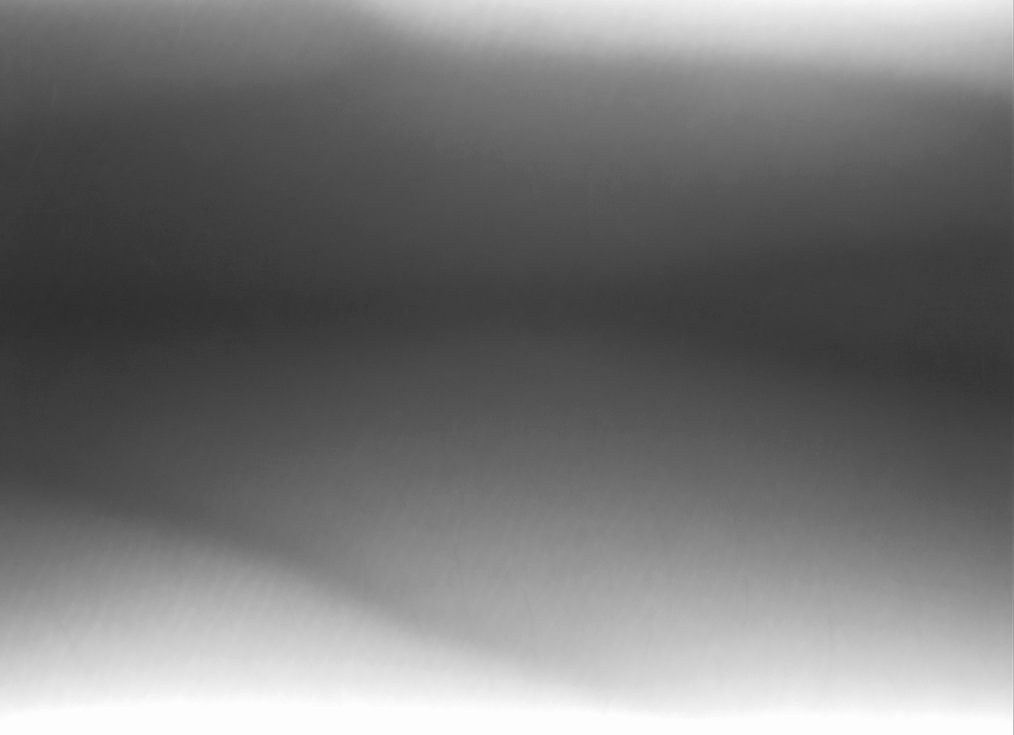
#> input picture images/image_1639925790.png, 2028 x 1470 px (shown at 1/2 size); its folder holds only this picture in this run
$ jupyter execute 'image processing.ipynb'
#> lines starting #> are read from the running program, lines starting #| are printed output that depends on the picture; after the words box and inside, x2 and y2 are one past the last pixel; in counts of white or black regions, pixels touching at a corner belong together
[cell 1]
# import images
# loop images
# proccess

[cell 2]
import cv2
import os
import numpy as np
import matplotlib.pyplot as plt
import math
from keras.preprocessing import image

[cell 3]
images_dir = "images"

[cell 4]
def load_images_from_folder(folder):
#> called with folder = 'images'
    images = []
    for filename in os.listdir(folder):
        img = cv2.imread(os.path.join(folder,filename))
#> img is the input picture: shape (1470, 2028, 3); min 36, max 255, mean 118.8
        if img is not None:
            size = img.shape
#> size = (1470, 2028, 3)
            size = (int(size[1]/3), int(size[0]/3))
#> size = (676, 490)
            resized_img = cv2.resize(img, size, interpolation= cv2.INTER_LINEAR)
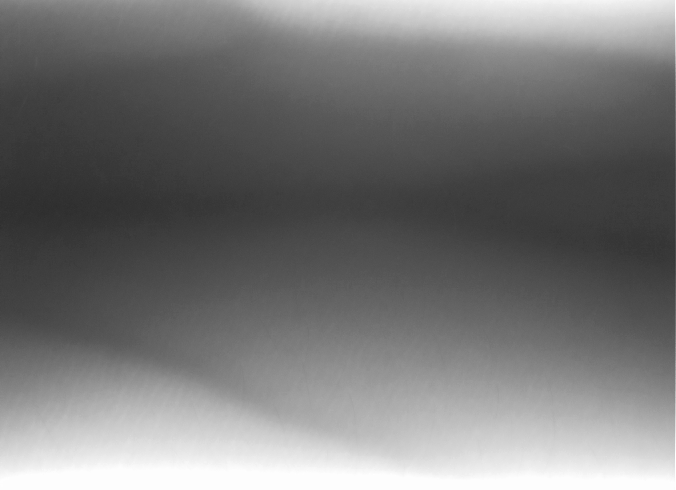
#> resized_img: shape (490, 676, 3); min 45, max 255, mean 118.9
            images.append(resized_img)
    return images

images = load_images_from_folder(images_dir)
#> images = 1 item

[cell 5]
def histogram_stretching(img):
    stretching_constant = 255/(img.max() - img.min())
    return ((img - img.min()) * stretching_constant).astype("uint8")

def histogram_stretching_plus(img):
    new_cols = []
    for col in img.T:
        stretching_constant = 255/(col.max() - col.min())
        new_cols.append((col - col.min()) * stretching_constant)
    return (np.array(new_cols).T).astype(int)

def mean_subtraction(img):
    row_mean = np.mean(img, axis=1)
    mean_background = np.array([[mean for i in range(img.shape[1])] for mean in row_mean])
    mean_subtract = img - mean_background
    mean_subtract = mean_subtract.astype("uint8")
    mean_subtract = mean_subtract - mean_subtract.min()
    return mean_subtract

def mean_subtraction_plus(img):
    row_mean = np.mean(img, axis=1)

    mean_background = np.array([[mean for i in range(img.shape[1])] for mean in row_mean]).astype(int)

    mean_subtract = (img - mean_background).astype(int)

    mean_subtract = mean_subtract - mean_subtract.min()

    return mean_subtract.astype(int)

def median_subtraction(img, size):
    median = cv2.medianBlur(img, size)
    subtract = img.astype(int) - median.astype(int)
    final = subtract - subtract.min()
    return final

def crop_image(img, height, width):
    new_img = img[height:img.shape[0]-height, width:img.shape[1]-width]
    return new_img

[cell 6]
vein_segmentations = []
coefficients = []

kernel_open = np.ones((2,2), np.uint8)
kernel_close = np.ones((2,2), np.uint8)

for img in images:
    img = cv2.cvtColor(img, cv2.COLOR_BGR2GRAY)

    #img = mean_subtraction_plus(img)

    #img = median_subtraction(img, 101)

    #img = histogram_stretching(img)

    img = cv2.adaptiveThreshold(img.astype("uint8"), 255, cv2.ADAPTIVE_THRESH_MEAN_C, cv2.THRESH_BINARY, 89, 3)

    img = cv2.bitwise_not(img)

    #img = cv2.erode(img, kernel, iterations = 1)
    #img = cv2.dilate(img, kernel, iterations = 1)

    img = cv2.morphologyEx(img, cv2.MORPH_OPEN, kernel_open)
    img = cv2.morphologyEx(img, cv2.MORPH_CLOSE, kernel_close)

    #img = cv2.medianBlur(img, 5)

    #img = cv2.morphologyEx(img, cv2.MORPH_OPEN, kernel)

    #img = cv2.morphologyEx(img, cv2.MORPH_CLOSE, kernel)

    vein_segmentations.append(img)
#> this loop made 1 pass
#> pass 1, `img = cv2.adaptiveThreshold(img.astype("uint8"), 255, cv2.ADAPTIVE_THR..`:
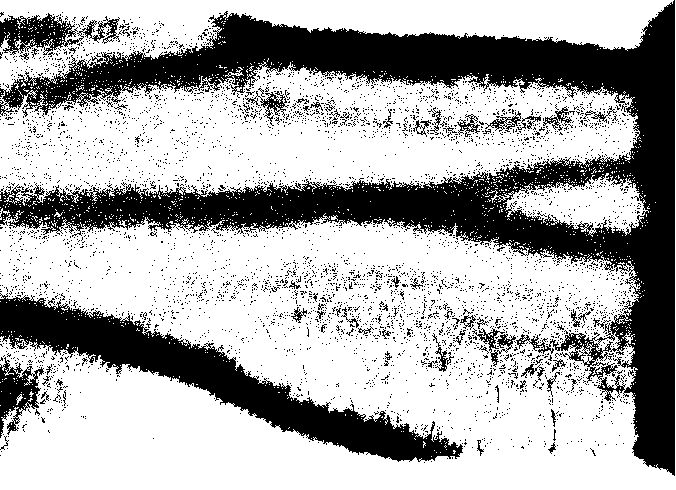
#> img: shape (490, 676); 67.5% white; 4639 black regions (4570 under 20 px), largest, box (x1, y1, x2, y2) and area: (0, 0, 675, 476) 72618, (0, 293, 463, 462) 17934, (0, 13, 120, 55) 2224
#> pass 1, `img = cv2.morphologyEx(img, cv2.MORPH_OPEN, kernel_open)`:
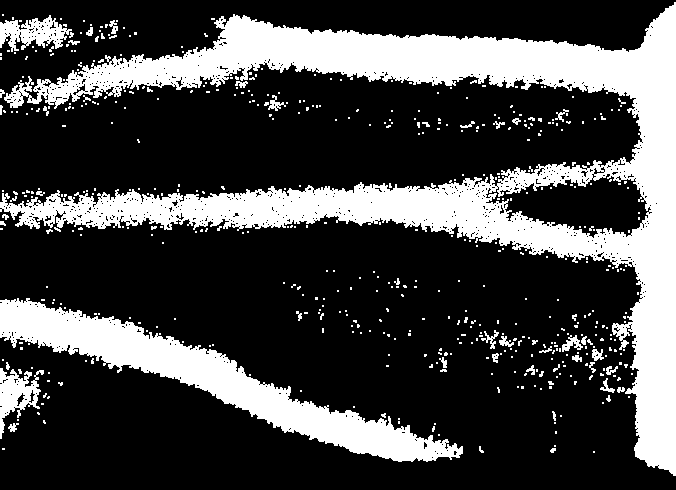
#> img: shape (490, 676); 27% white; 522 white regions (477 under 20 px), largest, box (x1, y1, x2, y2) and area: (0, 2, 676, 476) 64798, (0, 298, 463, 462) 16989, (0, 15, 72, 52) 1404
#> after the loop, vein_segmentations = 1 item

[cell 7]
number = len(vein_segmentations)
#> number = 1

fig = plt.figure(figsize=(16, 16*number/2))
columns = 2
rows = number
#> rows = 1
for i in range(0, number):
    img = vein_segmentations[i]
    fig.add_subplot(rows, columns, i+1)
    plt.imshow(img, cmap="gray")
#> this loop made 1 pass
#> pass 1, `img = vein_segmentations[i]`:
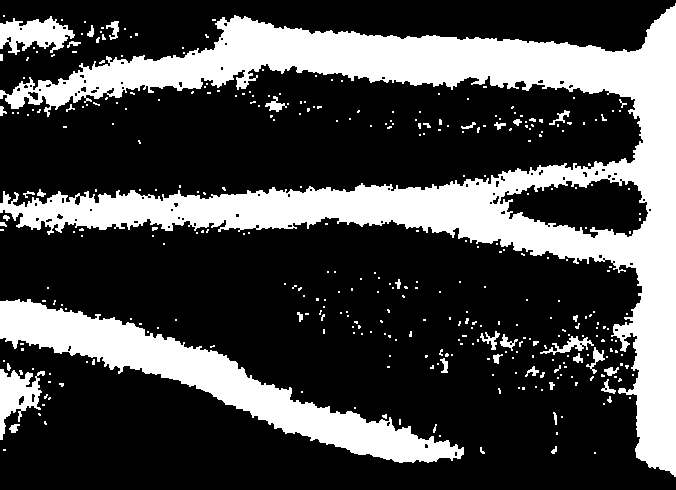
#> img: shape (490, 676); 27.9% white; 360 white regions (317 under 20 px), largest, box (x1, y1, x2, y2) and area: (0, 3, 676, 477) 67536, (0, 299, 464, 463) 17367, (0, 16, 75, 55) 1669
plt.show()

[cell 8]
plt.hist(vein_segmentations[0].ravel(),256,[0,256])
plt.show()
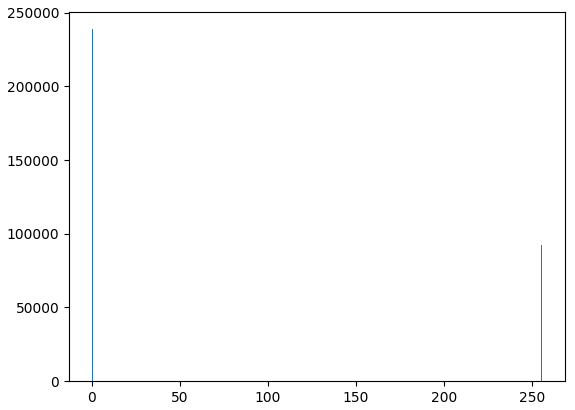
#> figure drawn by matplotlib, 1 panel; tallest bar 238760 high, from x = 0 to 1

$ run again, on images/image_1639925795.png
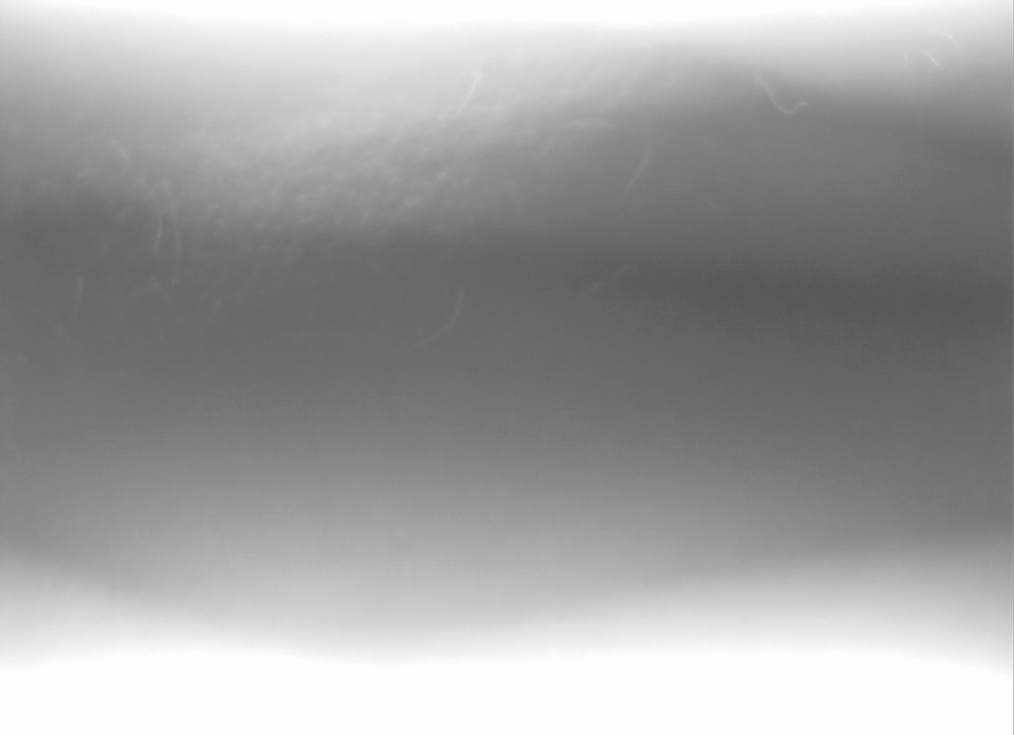
#> input picture images/image_1639925795.png, 2028 x 1470 px (shown at 1/2 size)
#> in load_images_from_folder, img is the input picture: shape (1470, 2028, 3); min 62, max 255, mean 161.6
#> images = 1 item
#> the loop `for img in images:` made 1 pass
#> pass 1, `img = cv2.morphologyEx(img, cv2.MORPH_OPEN, kernel_open)`:
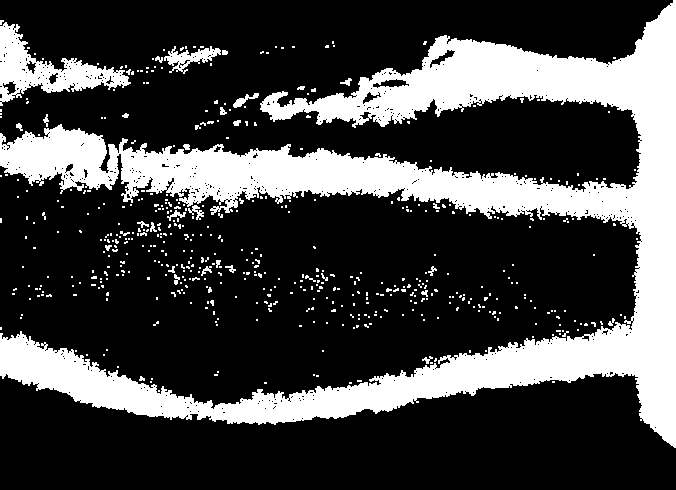
#> img: shape (490, 676); 26.7% white; 523 white regions (489 under 20 px), largest, box (x1, y1, x2, y2) and area: (0, 0, 676, 448) 79553, (0, 22, 131, 106) 3874, (164, 46, 221, 74) 643
#> number = 1
#> `plt.show()`:
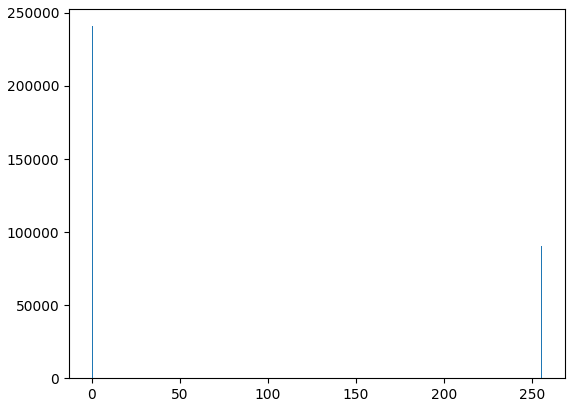
#> figure drawn by matplotlib, 1 panel; tallest bar 240906 high, from x = 0 to 1

$ run again, on images/image_1639925796.png
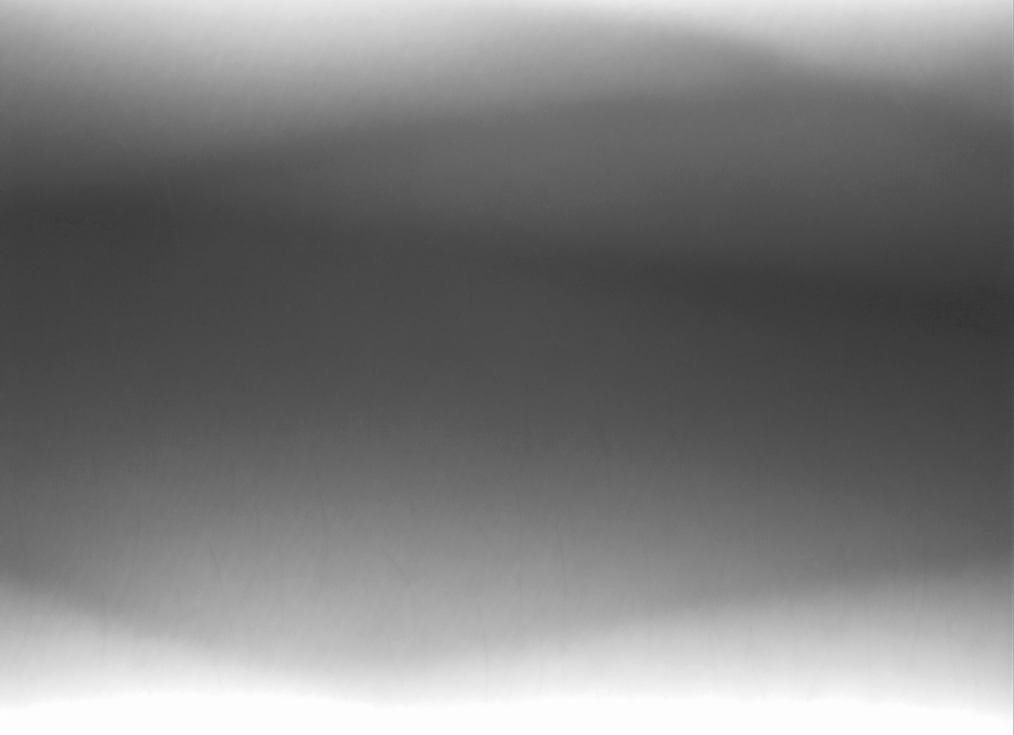
#> input picture images/image_1639925796.png, 2028 x 1470 px (shown at 1/2 size)
#> in load_images_from_folder, img is the input picture: shape (1470, 2028, 3); min 35, max 255, mean 124.9
#> images = 1 item
#> the loop `for img in images:` made 1 pass
#> pass 1, `img = cv2.morphologyEx(img, cv2.MORPH_OPEN, kernel_open)`:
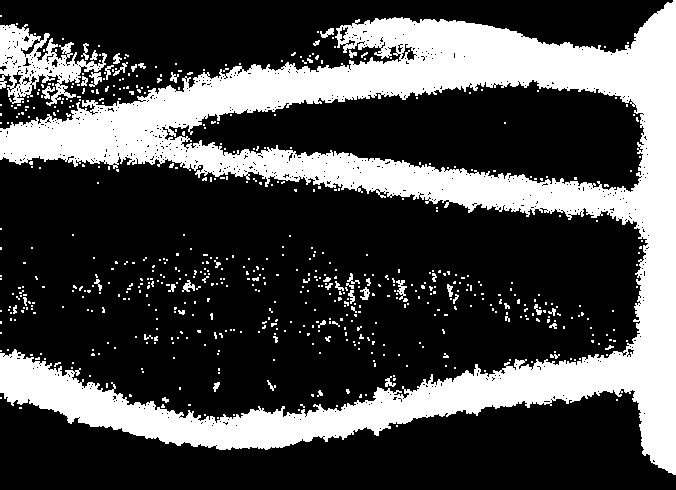
#> img: shape (490, 676); 29% white; 623 white regions (568 under 20 px), largest, box (x1, y1, x2, y2) and area: (0, 0, 676, 475) 87066, (0, 24, 107, 106) 3643, (89, 72, 102, 87) 104
#> number = 1
#> `plt.show()`:
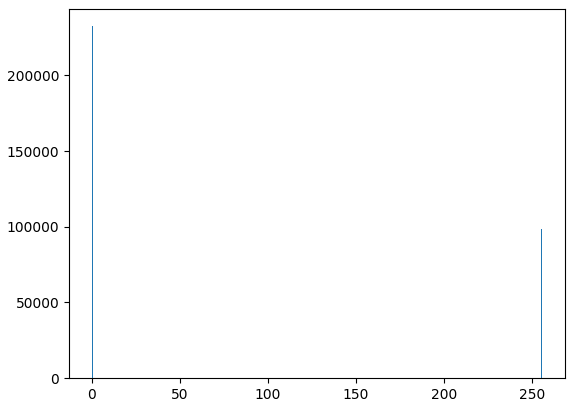
#> figure drawn by matplotlib, 1 panel; tallest bar 232473 high, from x = 0 to 1
